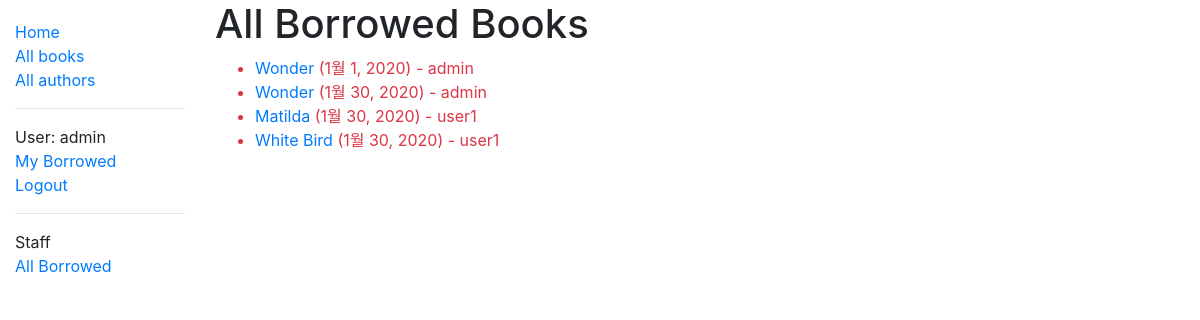
The app's page /catalog/borrowed/ (signed in), older data.
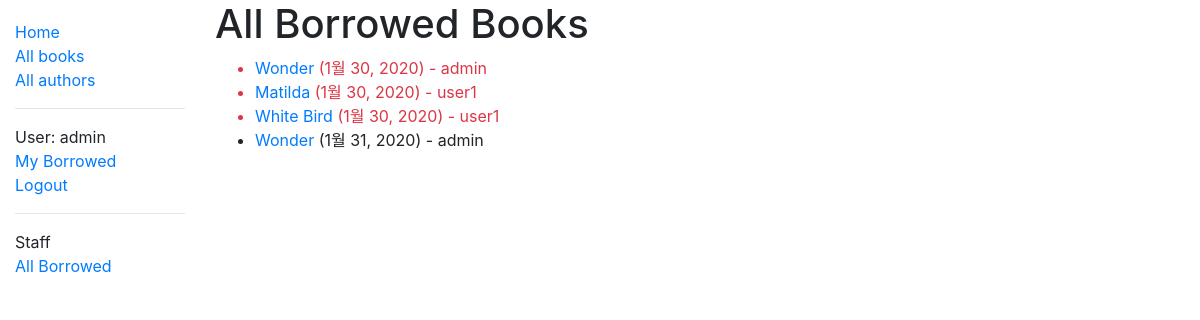
The same page, newer data.
### catalog/models.py (models this page shows, shortened)
class BookInstance(models.Model):
    id = models.UUIDField(
        primary_key=True,
        default=uuid.uuid4,
        help_text="Unique ID for this particular book across whole library",
    )
    book = models.ForeignKey("Book", on_delete=models.SET_NULL, null=True)
    imprint = models.CharField(max_length=200)
    due_back = models.DateField(null=True, blank=True)
    borrower = models.ForeignKey(User, on_delete=models.SET_NULL, null=True, blank=True)
    @property
    def is_overdue(self):
        if self.due_back and date.today() > self.due_back:
            return True
        return False
    LOAN_STATUS = (
        ("m", "Maintenance"),
        ("o", "On loan"),
        ("a", "Available"),
        ("r", "Reserved"),
    )
    status = models.CharField(
        max_length=1,
        choices=LOAN_STATUS,
        blank=True,
        default="m",
        help_text="Book availability",
    )
    class Meta:
        ordering = ["due_back"]

class Book(models.Model):
    title = models.CharField(max_length=200)
    author = models.ForeignKey("Author", on_delete=models.SET_NULL, null=True)
    summary = models.TextField(
        max_length=1000, help_text="Enter a brief description of the book"
    )
    isbn = models.CharField(
        "ISBN",
        max_length=13,
        help_text='13 Character <a href="https://www.isbn-international.org/content/what-isbn">ISBN number</a>',
    )
    value = models.ForeignKey("Price", on_delete=models.SET_NULL, null=True)
    genre = models.ManyToManyField("Genre", help_text="Select a genre for this book")
    def display_genre(self):
        return ', '.join(genre.name for genre in self.genre.all()[:3])
    display_genre.short_description = 'Genre'
    CHOICE_LANGUAGE = (
        ("af", "Afrikaans"),
        ("ar", "Arabic"),
        ("az", "Azeri (Latin)"),
        ("be", "Belarusian"),
        ("bg", "Bulgarian"),
        ("ca", "Catalan"),
        ("cs", "Czech"),
        ("cy", "Welsh"),
        ("da", "Danish"),
        ("de", "German"),
        ("dv", "Divehi"),
        ("el", "Greek"),
        ("en", "English"),
        ("eo", "Esperanto"),
        ("es", "Spanish"),
        ("et", "Estonian"),
        ("eu", "Basque"),
        ("fa", "Farsi"),
        ("fi", "Finnish"),
        ("fo", "Faroese"),
        ("fr", "French"),
        ("gl", "Galician"),
        ("gu", "Gujarati"),
        ("he", "Hebrew"),
        ("hi", "Hindi"),
        ("hr", "Croatian"),
        ("hu", "Hungarian"),
        ("hy", "Armenian"),
        ("id", "Indonesian"),
        ("is", "Icelandic"),
        ("it", "Italian"),
        ("ja", "Japanese"),
        ("ka", "Georgian"),
        ("kk", "Kazakh"),
        ("kn", "Kannada"),
        ("ko", "Korean"),
        ("ky", "Kyrgyz"),
        ("lt", "Lithuanian"),
        ("lv", "Latvian"),
        ("mi", "Maori"),
        ("mk", "FYRO Macedonian"),
        ("mn", "Mongolian"),
        ("mr", "Marathi"),
        ("ms", "Malay"),
        ("mt", "Maltese"),
        ("nb", "Norwegian"),
        ("nl", "Dutch"),
        ("ns", "Northern Sotho"),
        ("pa", "Punjabi"),
        ("pl", "Polish"),
        ("ps", "Pashto"),
        ("pt", "Portuguese"),
        ("qu", "Quechua"),
        ("ro", "Romanian"),
        ("ru", "Russian"),
        ("sa", "Sanskrit"),
        ("se", "Sami (Northern)"),
        ("sk", "Slovak"),
        ("sl", "Slovenian"),
        ("sq", "Albanian"),
        ("sv", "Swedish"),
        ("sw", "Swahili"),
        ("ta", "Tamil"),
        ("te", "Telugu"),
        ("th", "Thai"),
        ("tl", "Tagalog"),
        ("tn", "Tswana"),
        ("tr", "Turkish"),
        ("tt", "Tatar"),
        ("ts", "Tsonga"),
        ("uk", "Ukrainian"),
        ("ur", "Urdu"),
        ("uz", "Uzbek (Latin)"),
        ("vi", "Vietnamese"),
        ("xh", "Xhosa"),
        ("zh", "Chinese"),
        ("zu", "Zulu"),
    )
    language = models.CharField(
        max_length=2,
        choices=CHOICE_LANGUAGE,
        blank=True,
        default="ko",
        help_text="Book Language",
    )

### catalog/views.py (the view)
# urls.py: path('borrowed/', views.LoanedBooksListView.as_view(), name='all-borrowed'),
class LoanedBooksListView(LoginRequiredMixin,generic.ListView):
    model = BookInstance
    template_name ='catalog/bookinstance_list_all_borrowed.html'
    paginate_by = 10
    def get_queryset(self):
        return BookInstance.objects.filter(status__exact='o').order_by('due_back')

### catalog/templates/catalog/bookinstance_list_all_borrowed.html
{% extends "base_generic.html" %}
{% block content %}
    <h1>All Borrowed Books</h1>
    {% if bookinstance_list %}
    <ul>
      {% for bookinst in bookinstance_list %}
      <li class="{% if bookinst.is_overdue %}text-danger{% endif %}">
        <a href="{% url 'book-detail' bookinst.book.pk %}">{{bookinst.book.title}}</a> ({{ bookinst.due_back }}) - {{ bookinst.borrower }}
      </li>
      {% endfor %}
    </ul>
    {% else %}
      <p>There are no books borrowed.</p>
    {% endif %}
{% endblock %}

Row changes from the older to the newer data that the page shows:
changed BookInstance (number 4 of 4 on the later page): due_back "1월 1, 2020" → "1월 31, 2020"; moves down the list
